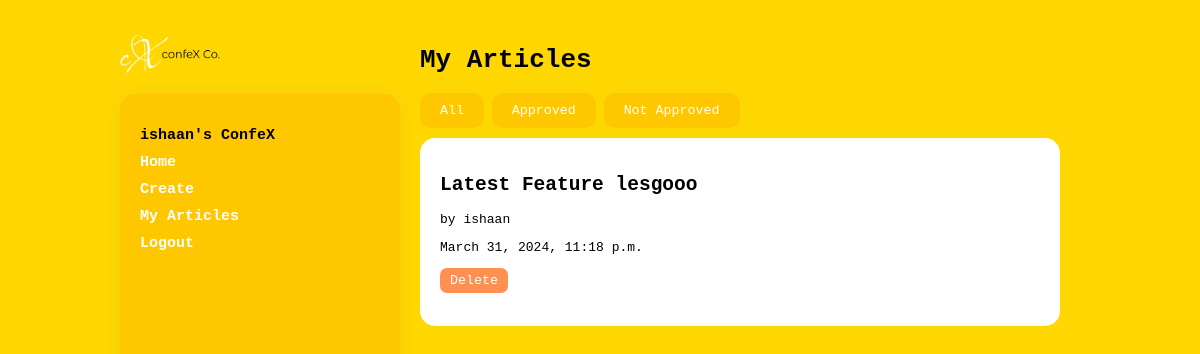
The page /articles/my_articles/ (signed in) on the database as committed earlier.
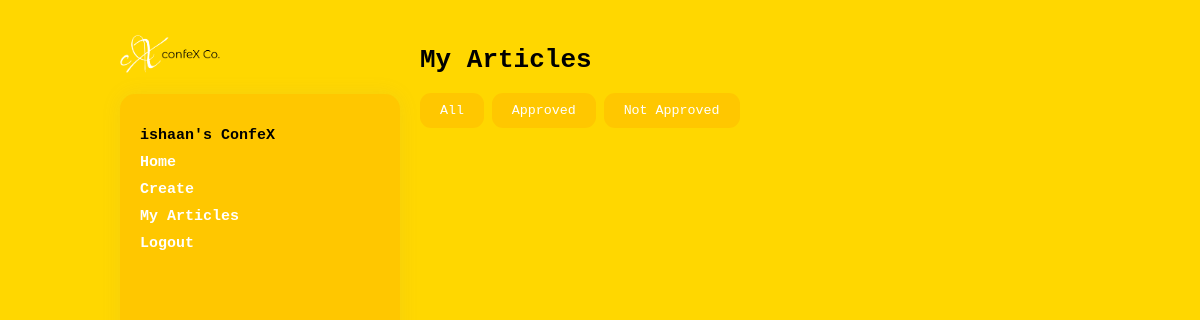
The same page on the database as committed later.
### articles/models.py (models this page shows, shortened)
class Article(models.Model):
    title = models.CharField(max_length=100)
    slug = models.SlugField()
    body = models.TextField()
    date = models.DateTimeField(auto_now_add=True)
    thumb = models.ImageField(default='default1.png', blank=True)
    author = models.ForeignKey(User, default=None, on_delete=models.CASCADE)
    approved = models.BooleanField(default=False)
    pdf = models.FileField(upload_to='pdfs/', blank=True)
    email = models.EmailField()
    organization = models.CharField(max_length=255)

### articles/views.py (the view)
# urls.py: path('my_articles/', views.my_articles, name='my_articles'),
@login_required(login_url="/accounts/login/")
def my_articles(request):
    if request.method == 'POST':
        form = forms.CreateArticle(request.POST, request.FILES)
        if form.is_valid():
            instance = form.save(commit=False)
            instance.author = request.user
            instance.save()
            return redirect('articles:my_articles')
    else:
        form = forms.CreateArticle()
    articles = Article.objects.filter(author=request.user).order_by('date')
    return render(request, 'articles/my_articles.html', {'form': form, 'articles': articles})

### articles/templates/articles/my_articles.html (shortened to what this page needs)
{% extends 'base_layout.html' %}
{% block content %}
    <h1>My Articles</h1>
    <button class="filter-btn" data-filter="all">All</button>
    <button class="filter-btn" data-filter="approved">Approved</button>
    <button class="filter-btn" data-filter="not-approved">Not Approved</button>
    <div id="article-container">
        {% for article in articles %}
            <div class="article-cell {% if article.approved %}approved{% else %}not-approved{% endif %}">
                <a href="{% url 'articles:detail' slug=article.slug %}" class="article-link">
                    <h2>{{ article.title }}</h2>
                    <p>by {{ article.author }}</p>
                    <p>{{ article.date }}</p>
                </a>
                <form action="{% url 'articles:delete' slug=article.slug %}" method="post">
                    <button type="submit" class="delete-btn">Delete</button>
                </form>
            </div>
            <br>
        {% endfor %}
    </div>
{% endblock %}

Rows that differ between the two databases and show on the page:
removed Article: title "Latest Feature lesgooo", author "ishaan", date "March 31, 2024, 11:18 p.m."
